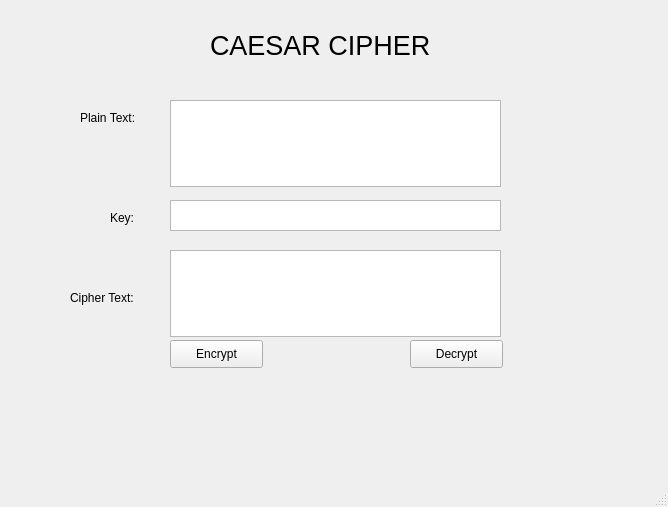
<?xml version="1.0" encoding="UTF-8"?>
<ui version="4.0">
 <class>MainWindow</class>
 <widget class="QMainWindow" name="MainWindow">
  <property name="geometry">
   <rect>
    <x>0</x>
    <y>0</y>
    <width>668</width>
    <height>507</height>
   </rect>
  </property>
  <property name="windowTitle">
   <string>MainWindow</string>
  </property>
  <widget class="QWidget" name="centralwidget">
   <widget class="QLabel" name="label">
    <property name="geometry">
     <rect>
      <x>80</x>
      <y>110</y>
      <width>71</width>
      <height>16</height>
     </rect>
    </property>
    <property name="text">
     <string>Plain Text:</string>
    </property>
   </widget>
   <widget class="QLabel" name="label_2">
    <property name="geometry">
     <rect>
      <x>110</x>
      <y>210</y>
      <width>31</width>
      <height>16</height>
     </rect>
    </property>
    <property name="text">
     <string>Key:</string>
    </property>
   </widget>
   <widget class="QLabel" name="label_3">
    <property name="geometry">
     <rect>
      <x>70</x>
      <y>290</y>
      <width>81</width>
      <height>16</height>
     </rect>
    </property>
    <property name="text">
     <string>Cipher Text:</string>
    </property>
   </widget>
   <widget class="QPushButton" name="btn_encrypt">
    <property name="geometry">
     <rect>
      <x>170</x>
      <y>340</y>
      <width>93</width>
      <height>28</height>
     </rect>
    </property>
    <property name="text">
     <string>Encrypt</string>
    </property>
   </widget>
   <widget class="QPushButton" name="btn_decrypt">
    <property name="geometry">
     <rect>
      <x>410</x>
      <y>340</y>
      <width>93</width>
      <height>28</height>
     </rect>
    </property>
    <property name="text">
     <string>Decrypt</string>
    </property>
   </widget>
   <widget class="QPlainTextEdit" name="txt_plain_text">
    <property name="geometry">
     <rect>
      <x>170</x>
      <y>100</y>
      <width>331</width>
      <height>87</height>
     </rect>
    </property>
   </widget>
   <widget class="QPlainTextEdit" name="txt_cipher_text">
    <property name="geometry">
     <rect>
      <x>170</x>
      <y>250</y>
      <width>331</width>
      <height>87</height>
     </rect>
    </property>
   </widget>
   <widget class="QTextEdit" name="txt_key">
    <property name="geometry">
     <rect>
      <x>170</x>
      <y>200</y>
      <width>331</width>
      <height>31</height>
     </rect>
    </property>
   </widget>
   <widget class="QLabel" name="label_4">
    <property name="geometry">
     <rect>
      <x>210</x>
      <y>30</y>
      <width>251</width>
      <height>31</height>
     </rect>
    </property>
    <property name="font">
     <font>
      <pointsize>20</pointsize>
     </font>
    </property>
    <property name="text">
     <string>CAESAR CIPHER</string>
    </property>
   </widget>
  </widget>
  <widget class="QMenuBar" name="menubar">
   <property name="geometry">
    <rect>
     <x>0</x>
     <y>0</y>
     <width>668</width>
     <height>26</height>
    </rect>
   </property>
  </widget>
  <widget class="QStatusBar" name="statusbar"/>
 </widget>
 <resources/>
 <connections/>
</ui>
